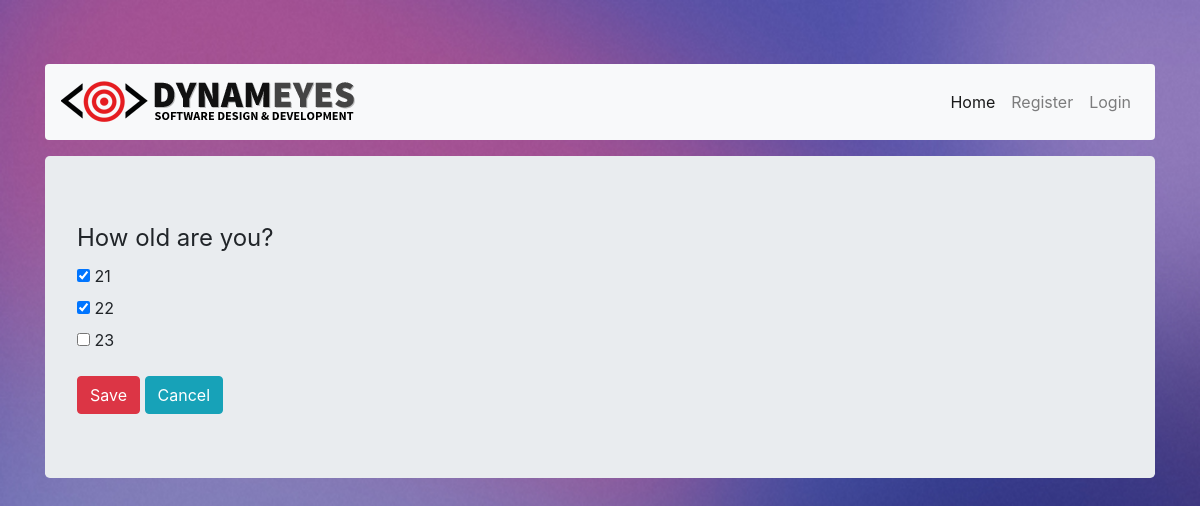
Screenshot of /question/2/ with the database file from the repository.
### quiz/models.py (models this page shows, shortened)
class Question(models.Model):
    quiz = models.ForeignKey(Quiz, null=True)
    question_title = models.CharField(max_length=600, blank=False)
    def __str__(self):
        return self.question_title

class Choice(models.Model):
    question = models.ForeignKey(Question)
    is_correct = models.BooleanField(default=False)
    choice_title = models.CharField(max_length=500)
    def __str__(self):
        return self.choice_title

class Answer(models.Model):
    question = models.ForeignKey(Question)
    session = models.ForeignKey(QuizSession, null=True)
    chosen_answer = models.IntegerField()

### quiz/views.py (the view)
# urls.py: url(r'^question/(?P<pk>[0-9]+)/$', views.question, name='question'),
def question(request, pk):
    questions = Choice.objects.filter(question_id=pk)
    question_title = Question.objects.get(id=pk)
    session = QuizSession.objects.get(quiz_id=question_title.quiz_id)
    answers = Answer.objects.filter(question_id=pk)
    if request.method == "POST":
        choice = request.POST['choice']
        obj, created = Answer.objects.get_or_create(chosen_answer=choice, question_id=question_title.pk, session_id=session.pk)
        obj.save()
        return HttpResponseRedirect(reverse(quiz, args=(question_title.quiz_id,)))
    context = {
        'questions': questions,
        'title': question_title,
        'answers': answers,
        'session': session,
    }
    return render(request, 'question.html', context)

### quiz/templates/question.html
{% extends 'base.html' %}
{% block content %}
    {% include 'nav.html' %}
    <div class="jumbotron">
         <form method="POST">{% csrf_token %}
            <fieldset class="form-group">
                <legend>{{ title }}</legend>
                {% for obj in questions %}
                    <div class="form-check">
                        <label class="form-check-label">
                            <input type="checkbox" class="form-check-input" name="choice"  id="choice-{{ obj.id }}"
                                   value="{{ obj.id }}"
                                {% for req in answers %}
                                    {% if req.chosen_answer == obj.id %}
                                        checked
                                    {% endif %}
                                {% endfor %}
                            >
                            {{ obj }}
                        </label>
                    </div>
                {% endfor %}
            </fieldset>
            <button type="submit" class="btn btn-danger">Save</button>
            <a href="/quiz/{{ title.quiz_id }}" class="btn btn-info" role="button">Cancel</a>
        </form>
    </div>
{% endblock %}

### quiz/static/quiz/css/style.css (style rules this page uses)
body { padding-top: 40px; padding-bottom: 200px; background: #fdfdfd url(../images/color-splash.jpg) no-repeat; background-size: cover;; }
html { height: 100%; }

### rows the page displays
Question: question_title "How old are you?"
Choice: choice "☑", choice_title "21"
Choice: choice "☑", choice_title "22"
Choice: choice_title "23"
